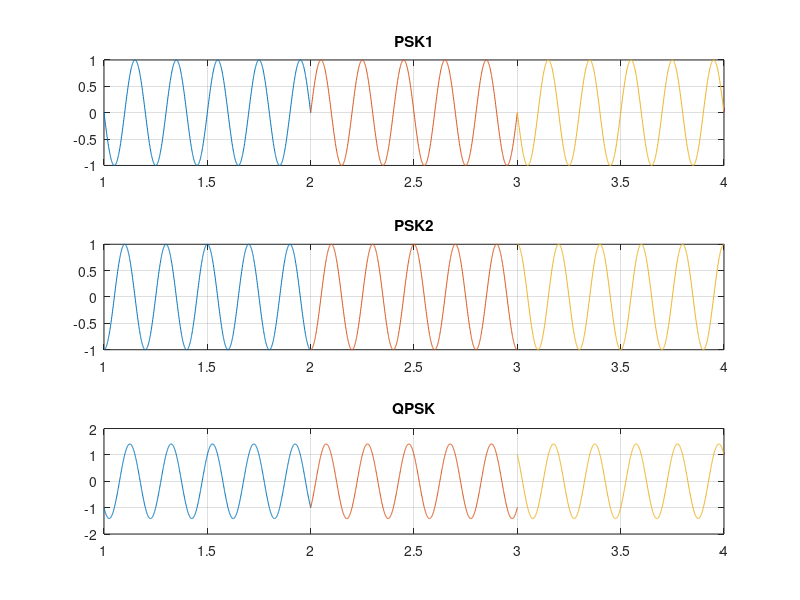

The MATLAB script that drew this image:

f=5;

x=[00 10 01 11] % input signal ;

x1=[0 1 0 1]; % first bit stream
x2=[0 0 1 1]; % second bit stream 

%nx=size(x1,2);

nx=length(x1);

i=1; % array element 

while i<nx+1  % while loop condition 
    t = i:0.001:i+1; % define the domain t for each sin waveform

    if x1(i)==1  % checking if array element bit is 1 in x1 signal
       psk1=sin(2*pi*f*t); % 0 degree phase shift if bit is 1 in x1
    else
       psk1=sin(2*pi*f*t+pi); % 180 degree phase shift if bit is 0 in x1
    end
    
    if x2(i)==1
       psk2=sin(2*pi*f*t+pi/2); % 90 degree phase shift if bit is 1 in x2
    else
       psk2=sin(2*pi*f*t+pi+pi/2); % 270 degree phase shift if bit is 0 in x2
    end
    
    QPSK = psk1+psk2; % addition of psk1 and psk2 to obtain QPSK signal
    
    subplot(3,1,1);
    plot(t,psk1);
    hold on;
    grid on;
    axis([1 4 -1 1]);
    title('PSK1')
    
    subplot(3,1,2);
    plot(t,psk2);
    hold on;
    grid on;
    axis([1 4 -1 1]);
    title('PSK2')
 
    subplot(3,1,3);
    plot(t,QPSK);
    hold on;
    grid on;
    axis([1 4 -2 2]);
    title('QPSK')
 
    i=i+1;
end